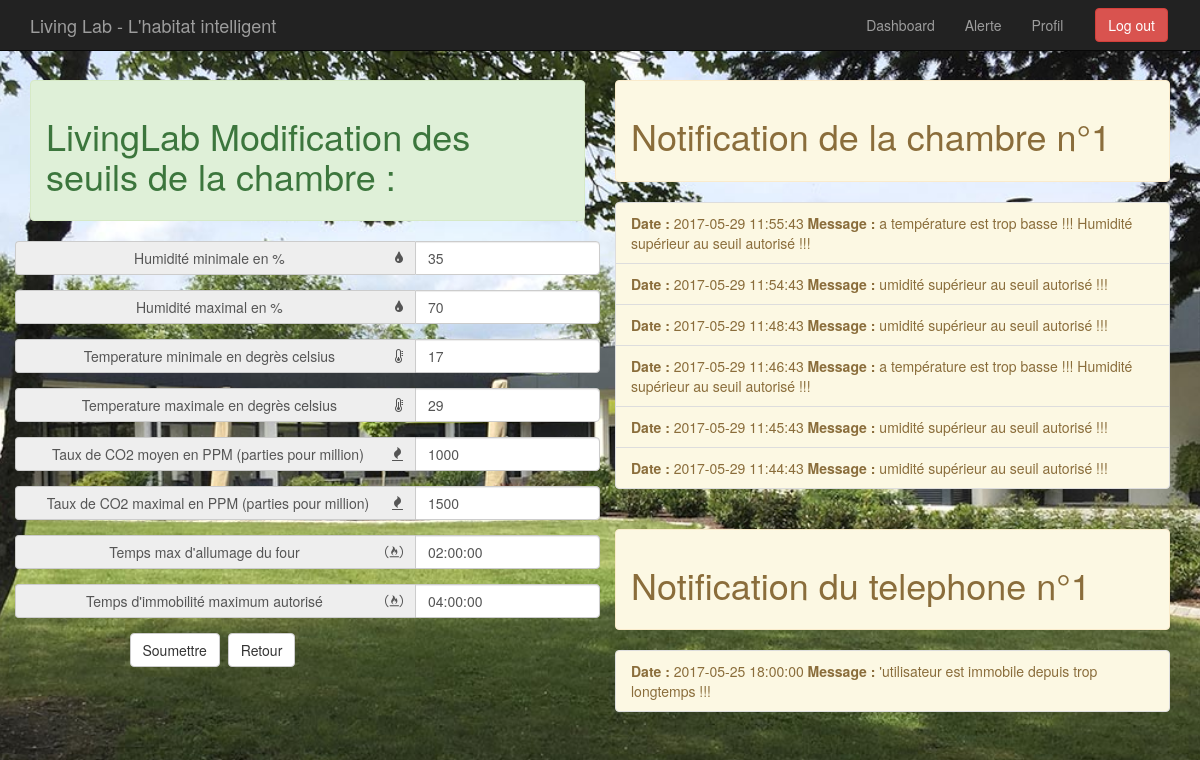
The page /Alerte/index.php (signed in) on the database its author committed.
### tables this page shows
CREATE TABLE seuil(
        id_seuil       int (11) Auto_increment  NOT NULL ,
        humiditymin    Integer ,
        humiditymax    Integer ,
        temperaturemin Integer ,
        temperaturemax Integer ,
        co2moyen       Integer ,
        co2haut        Integer ,
        four           Time ,
        id_chambre     Int NOT NULL ,
        PRIMARY KEY (id_seuil ,id_chambre )
);

CREATE TABLE seuil_user(
        id_seuil_user int (11) Auto_increment  NOT NULL ,
        deplacement   Time ,
        id_telephone  Int NOT NULL ,
        PRIMARY KEY (id_seuil_user ,id_telephone )
);

CREATE TABLE capteur(
        date_heure       TimeStamp NOT NULL ,
        co2              Integer ,
        chute            Bool ,
        temperature      Float ,
        humidite         Integer ,
        four             Bool ,
        presence         Varchar (80) ,
        detection_alerte Varchar (255) ,
        id_chambre       Int NOT NULL ,
        PRIMARY KEY (date_heure ,id_chambre )
);

CREATE TABLE capteurUser(
        temps                 TimeStamp NOT NULL ,
        pas                   Integer ,
        user                  Varchar (80) ,
        detection_alerte_user Varchar (255) ,
        id_telephone          Int NOT NULL ,
        PRIMARY KEY (temps ,id_telephone )
);

### Alerte/index.php (the view, shortened to what this page needs)
<?php
  $type = $_SESSION['type'];
  $id_chambre = $_SESSION['chambre'];
  $id_telephone = $_SESSION['telephone'];
  require_once('../template/navbar.php');
  $db = dbConnect();
  if ($db != false && $type != 'contact') {
    $request1 = $db->prepare("SELECT humiditymin, humiditymax, temperaturemin, temperaturemax, co2moyen, co2haut, four FROM seuil, chambre, Utilisateur WHERE seuil.id_chambre = chambre.id_chambre AND chambre.id_chambre = Utilisateur.id_chambre AND Utilisateur.id_chambre = :chambre");
    $request1->bindParam(':chambre', $id_chambre,PDO::PARAM_INT);
    $request1->execute();
    $result = $request1->fetch(PDO::FETCH_ASSOC);
    $humiditemin_init = $result["humiditymin"];
    $humiditemax_init = $result["humiditymax"];
    $temperaturemin_init = $result["temperaturemin"];
    $temperaturemax_init = $result["temperaturemax"];
    $co2moyen_init = $result["co2moyen"];
    $co2haut_init = $result["co2haut"];
    $fourmax_init = $result["four"];
    $request2 = $db->prepare("SELECT deplacement FROM seuil_user, telephone, Utilisateur WHERE seuil_user.id_telephone = telephone.id_telephone AND telephone.id_telephone = Utilisateur.id_telephone AND Utilisateur.id_telephone = :id_telephone");
    $request2->bindParam(':id_telephone', $id_telephone,PDO::PARAM_INT);
    $request2->execute();
    $result2 = $request2->fetch(PDO::FETCH_ASSOC);
    $deplacement = $result2["deplacement"];
echo '<title>Seuil d\'alerte</title>
    <div id = "div_dashboard" class = "container">
        <div class = "row">
            <div class = "col-md-6">
                <div class="page-header alert alert-success">
                    <h1>LivingLab Modification des seuils de la chambre : </h1>
                </div>
                <form class="form-horizontal" action = "" method = "post">
                    <div class="form-group">
                            <div class="input-group">
                                <span class="input-group-addon a_label">Humidité minimale en %
                                <i class="fa fa-tint pull-right" aria-hidden="true"></i></span>
                                <input type="number" name="humiditymin" class="form-control" value="'.$humiditemin_init.'">
                            </div>
                    </div>
                    <div class="form-group">
                            <div class="input-group">
                                <span class="input-group-addon a_label">Humidité maximal en %
                                <i class="fa fa-tint pull-right" aria-hidden="true"></i></span>
                                <input type="number" name="humiditymax" class="form-control" value="'.$humiditemax_init.'">
                            </div>
                    </div>
                    <div class="form-group">
                            <div class="input-group">
                                <span class="input-group-addon a_label">Temperature minimale en degrès celsius
                                <i class="fa fa-thermometer-quarter pull-right" aria-hidden="true"></i></span>
                                <input type="number" name="temperaturemin" class="form-control" value="'.$temperaturemin_init.'">
                            </div>
                    </div>
                    <div class="form-group">
                            <div class="input-group">
                                <span class="a_label input-group-addon">Temperature maximale en degrès celsius
                                <i class="fa fa-thermometer-three-quarters pull-right" aria-hidden="true"></i></span>
                                <input type="number" name="temperaturemax" class="form-control" value="'.$temperaturemax_init.'">
                            </div>
                    </div>
                    <div class="form-group">
                            <div class="input-group">
                                <span class="input-group-addon a_label">Taux de CO2 moyen en PPM (parties pour million)
                                <i class="fa fa-fire pull-right" aria-hidden="true"></i></span>
                                <input type="number" name="CO2moy" class="form-control" value="'.$co2moyen_init.'">
                            </div>
                    </div>
                    <div class="form-group">
                            <div class="input-group">
                                <span class="input-group-addon a_label">Taux de CO2 maximal en PPM (parties pour million)
                                <i class="fa fa-fire pull-right" aria-hidden="true"></i></span>
                                <input type="number" name="CO2max" class="form-control" value="'.$co2haut_init.'">
                            </div>
                    </div>
                    <div class="form-group">
                            <div class="input-group">
                                <span class="input-group-addon a_label">Temps max d\'allumage du four
                                <i class="fa fa-free-code-camp pull-right" aria-hidden="true"></i></span>
                                <input type="text" name="fourmax" class="form-control" value="'.$fourmax_init.'">
                            </div>
                    </div>
                    <div class="form-group">
                            <div class="input-group">
                                <span class="input-group-addon a_label">Temps d\'immobilité maximum autorisé
                                <i class="fa fa-free-code-camp pull-right" aria-hidden="true"></i></span>
                                <input type="text" name="deplacement" class="form-control" value="'.$deplacement.'">
                            </div>
                    </div>
                    <div class="form-group">
                        <div class="col-sm-offset-2 col-sm-10">
                            <input type="submit" name="submit" class="btn btn-default" value="Soumettre">
                            <button id = "home_dashboard" class = "btn btn-default">Retour</button>
                        </div>
                    </div>
                </form>';
}
if ($db != false) {
echo '</div><div class = "col-md-6">
        <div class="page-header alert alert-warning">
          <h1>Notification de la chambre n°'.$id_chambre.'</h1>
        </div>
          <ul class="list-group">';
$requestNotif = $db->prepare('SELECT date_heure, detection_alerte, capteur.id_chambre FROM capteur, chambre WHERE capteur.id_chambre = chambre.id_chambre AND chambre.id_chambre = :chambre ORDER BY date_heure DESC LIMIT 0,1440');
$requestNotif->bindParam(':chambre', $id_chambre, PDO::PARAM_INT);
$requestNotif->execute();
for ($i = 0; $result = $requestNotif->fetch(PDO::FETCH_ASSOC); $i++){
  $date = $result["date_heure"];
  $alerte = $result["detection_alerte"];
  if ($alerte != "") {
    $alerte = substr($alerte, 1);
    echo '<li class="list-group-item list-group-item-warning"><strong>Date :</strong> '.$date.' <strong>Message :</strong> '.$alerte.'</li>';
  }
}
echo '</ul>
      <div class="page-header alert alert-warning">
        <h1>Notification du telephone n°'.$id_telephone.'</h1>
      </div>
      <ul class="list-group">';
      $requestNotifUser = $db->prepare('SELECT temps, detection_alerte_user, capteurUser.id_telephone FROM capteurUser, telephone WHERE capteurUser.id_telephone = telephone.id_telephone AND telephone.id_telephone = :telephone ORDER BY temps DESC');
      $requestNotifUser->bindParam(':telephone', $id_telephone, PDO::PARAM_INT);
      $requestNotifUser->execute();
      for ($i = 0; $result = $requestNotifUser->fetch(PDO::FETCH_ASSOC); $i++){
        $date = $result["temps"];
        $alerte = $result["detection_alerte_user"];
        if ($alerte != "") {
          $alerte = substr($alerte, 1);
          echo '<li class="list-group-item list-group-item-warning"><strong>Date :</strong> '.$date.' <strong>Message :</strong> '.$alerte.'</li>';
        }
      }
      echo '</ul></div>';
}
echo '</div></div>';
?>

### template/navbar.php (shortened to what this page needs)
<nav class="navbar navbar-inverse navbar-fixed-top" role="navigation">
    <div class="container">
        <div class="navbar-header">
            <a href = "../" class="navbar-brand">Living Lab - L'habitat intelligent</a>
        </div>
        <div class="collapse navbar-collapse" id="bs-example-navbar-collapse-1">
            <div class="navbar-form navbar-right">
                <button id = "deconnexion" type="submit" class="btn btn-md btn-danger">Log out</button>
            </div>
            <ul class = "nav navbar-nav navbar-right">
                <li><a href = "../dashboard">Dashboard</a></li>
                <li><a href = "../Alerte">Alerte</a></li>
                <li><a href = "../profil">Profil</a></li>
            </ul>
        </div>
    </div>
</nav>

### css/index.css (style rules this page uses)
body { margin:0; padding:0; height: 500px; background: url(../image/fond1.jpg) no-repeat center fixed; -webkit-background-size: cover; background-size: cover; }
.btn { margin-left: 2px; margin-right: 2px; }
.a_label { min-width: 400px; }
#div_dashboard { margin-top: 5vh; }

### rows shown on the page
seuil: humiditymin "35", humiditymax "70", temperaturemin "17", temperaturemax "29", CO2moy "1000", CO2max "1500", fourmax "02:00:00"
seuil_user: deplacement "04:00:00"
capteur: date_heure "2017-05-29 11:55:43", detection_alerte "a température est trop basse !!! Humidité supérieur au seuil autorisé !!!"
capteur: date_heure "2017-05-29 11:54:43", detection_alerte "umidité supérieur au seuil autorisé !!!"
capteur: date_heure "2017-05-29 11:48:43", detection_alerte "umidité supérieur au seuil autorisé !!!"
capteur: date_heure "2017-05-29 11:46:43", detection_alerte "a température est trop basse !!! Humidité supérieur au seuil autorisé !!!"
capteur: date_heure "2017-05-29 11:45:43", detection_alerte "umidité supérieur au seuil autorisé !!!"
capteur: date_heure "2017-05-29 11:44:43", detection_alerte "umidité supérieur au seuil autorisé !!!"
capteuruser: temps "2017-05-25 18:00:00", detection_alerte_user "'utilisateur est immobile depuis trop longtemps !!!"

### other values the page prints
$id_chambre "1"
$id_telephone "1"
